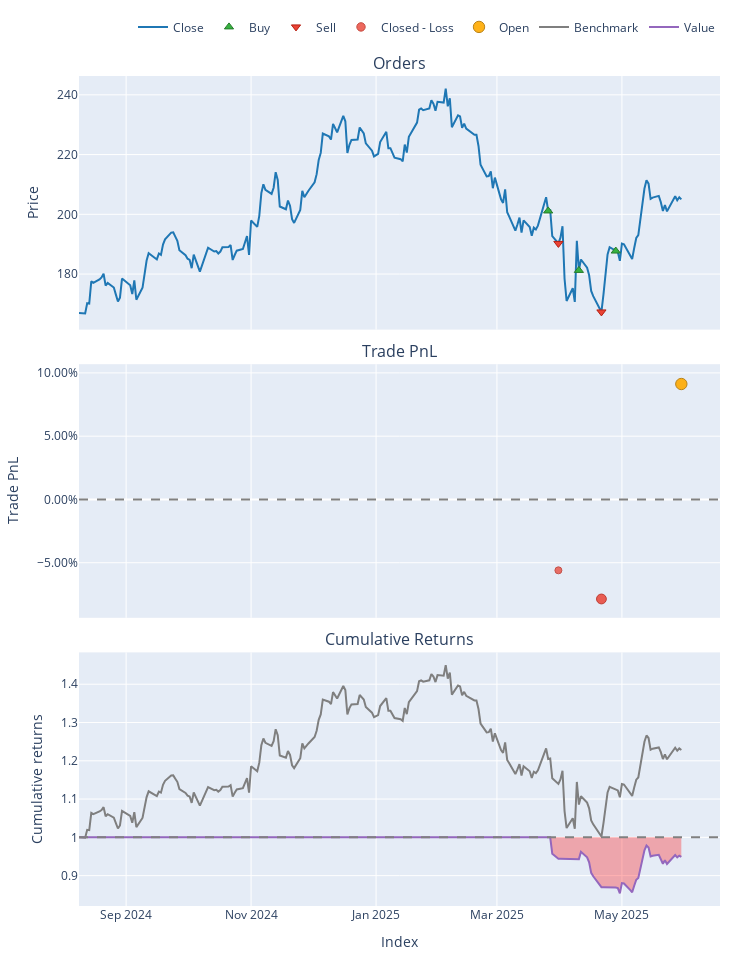

Source (notebook cell):
### Code cell
# BACKTEST THE FINAL MODEL WITH DIMENSION REDUCTION
def backtest_reduced_model(df, signals):
    """
    Backtest the trading strategy using the dimension-reduced model.
    
    Args:
        df: Price data DataFrame
        signals: Trading signals from the reduced model
    
    Returns:
        portfolio: VectorBT portfolio object
    """
    # Create entry and exit signals
    entry_signals = signals == 1
    exit_signals = signals == -1
    
    # Backtest with vectorbt
    portfolio = vbt.Portfolio.from_signals(
        close=df['Close'],
        entries=entry_signals,
        exits=exit_signals,
        freq='D',
        init_cash=10000,
        fees=0.001,
        sl_stop=0.05,  # 5% stop loss
        upon_opposite_entry='ignore'
    )
    
    return portfolio

# Backtest the final model
portfolio_reduced = backtest_reduced_model(df_clean, trading_signals)

# Print performance metrics
print("\n" + "="*50)
print("BACKTESTING RESULTS - DIMENSION REDUCED MODEL")
print("="*50)
print(f"Total Return: {portfolio_reduced.total_return():.2%}")
print(f"Annualized Return: {portfolio_reduced.annualized_return():.2%}")
print(f"Max Drawdown: {portfolio_reduced.max_drawdown():.2%}")
print(f"Sharpe Ratio: {portfolio_reduced.sharpe_ratio():.3f}")
print(f"Number of Trades: {portfolio_reduced.trades.count()}")
print(f"Win Rate: {portfolio_reduced.trades.win_rate():.2%}")

# Plot portfolio performance
portfolio_reduced.plot().show()
# plt.title("Portfolio Performance - Dimension Reduced Model")
# plt.show()

# Feature importance from the final model
feature_importance = final_model.get_score(importance_type='weight')
importance_df = pd.DataFrame(
    list(feature_importance.items()), 
    columns=['Feature', 'Importance']
).sort_values('Importance', ascending=False)

plt.figure(figsize=(10, 6))
plt.barh(range(len(importance_df)), importance_df['Importance'])
plt.yticks(range(len(importance_df)), importance_df['Feature'])
plt.xlabel('Feature Importance (Weight)')
plt.title('Final Model Feature Importance')
plt.gca().invert_yaxis()
plt.tight_layout()
plt.show()

print("\nFinal Model Feature Importance:")
print(importance_df.to_string(index=False))

### Figure 1 — Plotly figure (JSON) as saved in the notebook; plotly's stock layout.template omitted (floating-point values rounded to 4 significant figures; data arrays with more than 128 entries replaced by an {"elided": "..."} marker saying what was removed)
{"data": [{"legendgroup": "0", "line": {"color": "#1f77b4"}, "name": "Close", "showlegend": true, "type": "scatter", "uid": "11653ef8-8f10-4515-a93d-c40fa2ea4d2a", "x": {"elided": "202 str values"}, "xaxis": "x", "y": {"elided": "202 float values"}, "yaxis": "y"}, {"customdata": [[0, 49.67, 9.99], [2, 52.04, 9.431], [4, 46.3, 8.69]], "hovertemplate": "Order Id: %{customdata[0]}<br>Timestamp: %{x}<br>Price: %{y}<br>Size: %{customdata[1]:.6f}<br>Fees: %{customdata[2]:.6f}", "legendgroup": "1", "marker": {"color": "#37B13F", "line": {"color": "rgb(38,123,44)", "width": 1}, "size": 8, "symbol": "triangle-up"}, "mode": "markers", "name": "Buy", "type": "scatter", "uid": "19464069-98a5-47fc-82ac-b2151cdf8743", "x": ["2025-03-26", "2025-04-10", "2025-04-28"], "xaxis": "x", "y": [201.1, 181.2, 187.7], "yaxis": "y"}, {"customdata": [[1, 49.67, 9.45], [3, 52.04, 8.708]], "hovertemplate": "Order Id: %{customdata[0]}<br>Timestamp: %{x}<br>Price: %{y}<br>Size: %{customdata[1]:.6f}<br>Fees: %{customdata[2]:.6f}", "legendgroup": "2", "marker": {"color": "#EA4335", "line": {"color": "rgb(181,31,18)", "width": 1}, "size": 8, "symbol": "triangle-down"}, "mode": "markers", "name": "Sell", "type": "scatter", "uid": "2495c26e-6477-444c-990a-b4b12f86befa", "x": ["2025-03-31", "2025-04-21"], "xaxis": "x", "y": [190.3, 167.3], "yaxis": "y"}, {"customdata": [[0, 0, -559.3, -0.05599], [1, 1, -741.5, -0.07863]], "hovertemplate": "Exit Trade Id: %{customdata[0]}<br>Position Id: %{customdata[1]}<br>Exit Timestamp: %{x}<br>PnL: %{customdata[2]:.6f}<br>Return: %{customdata[3]:.2%}", "legendgroup": "3", "marker": {"color": "#EA4335", "line": {"color": "rgb(181,31,18)", "width": 1}, "opacity": [0.75, 0.8464], "size": [7, 9.83], "symbol": "circle"}, "mode": "markers", "name": "Closed - Loss", "type": "scatter", "uid": "a37c9837-94ba-4246-b2f7-b565c1e345b0", "x": ["2025-03-31", "2025-04-21"], "xaxis": "x2", "y": [-0.05599, -0.07863], "yaxis": "y2"}, {"customdata": [[2, 2, 792.8, 0.09122]], "hovertemplate": "Exit Trade Id: %{customdata[0]}<br>Position Id: %{customdata[1]}<br>Exit Timestamp: %{x}<br>PnL: %{customdata[2]:.6f}<br>Return: %{customdata[3]:.2%}", "legendgroup": "4", "marker": {"color": "#FFAA00", "line": {"color": "rgb(178,118,0)", "width": 1}, "opacity": [0.9], "size": [11.4], "symbol": "circle"}, "mode": "markers", "name": "Open", "type": "scatter", "uid": "d347c20d-0301-46b7-a4e0-d6988f57bd82", "x": ["2025-05-30"], "xaxis": "x2", "y": [0.09122], "yaxis": "y2"}, {"legendgroup": "5", "line": {"color": "#7f7f7f"}, "name": "Benchmark", "showlegend": true, "type": "scatter", "uid": "9ccda101-26c0-4443-a21b-2e570239aa61", "x": {"elided": "202 str values"}, "xaxis": "x3", "y": {"elided": "202 float values"}, "yaxis": "y3"}, {"hoverinfo": "skip", "legendgroup": "6", "line": {"color": "rgba(0, 0, 0, 0)", "width": 0}, "opacity": 0, "showlegend": false, "type": "scatter", "uid": "192111d1-e85b-49b2-a22e-19809efaac60", "x": {"elided": "202 str values"}, "xaxis": "x3", "y": {"elided": "202 int values"}, "yaxis": "y3"}, {"connectgaps": false, "fill": "tonexty", "fillcolor": "rgba(0, 128, 0, 0.3)", "hoverinfo": "skip", "legendgroup": "6", "line": {"color": "rgba(0, 0, 0, 0)", "width": 0}, "opacity": 0, "showlegend": false, "type": "scatter", "uid": "ee3a5222-a242-4c53-a25e-346d3534560f", "x": {"elided": "202 str values"}, "xaxis": "x3", "y": {"elided": "202 float values"}, "yaxis": "y3"}, {"hoverinfo": "skip", "legendgroup": "6", "line": {"color": "rgba(0, 0, 0, 0)", "width": 0}, "opacity": 0, "showlegend": false, "type": "scatter", "uid": "16fd9988-4ec9-4d74-b498-e602ea4df659", "x": {"elided": "202 str values"}, "xaxis": "x3", "y": {"elided": "202 int values"}, "yaxis": "y3"}, {"connectgaps": false, "fill": "tonexty", "fillcolor": "rgba(255, 0, 0, 0.3)", "hoverinfo": "skip", "legendgroup": "6", "line": {"color": "rgba(0, 0, 0, 0)", "width": 0}, "opacity": 0, "showlegend": false, "type": "scatter", "uid": "11d54267-8ac9-4364-9b13-5ca33a2ea5cb", "x": {"elided": "202 str values"}, "xaxis": "x3", "y": {"elided": "202 float values"}, "yaxis": "y3"}, {"legendgroup": "7", "line": {"color": "#9467bd"}, "name": "Value", "showlegend": true, "type": "scatter", "uid": "16ae3af6-797f-4ad5-bdcf-c8b0316bdeea", "x": {"elided": "202 str values"}, "xaxis": "x3", "y": {"elided": "202 float values"}, "yaxis": "y3"}, {"hoverinfo": "skip", "legendgroup": "6", "line": {"color": "rgba(0, 0, 0, 0)", "width": 0}, "opacity": 0, "showlegend": false, "type": "scatter", "uid": "8999c790-92c8-43da-9f38-c3435b662fff", "x": {"elided": "202 str values"}, "xaxis": "x3", "y": {"elided": "202 int values"}, "yaxis": "y3"}], "layout": {"annotations": [{"font": {"size": 16}, "showarrow": false, "text": "Orders", "x": 0.5, "xanchor": "center", "xref": "paper", "y": 1, "yanchor": "bottom", "yref": "paper"}, {"font": {"size": 16}, "showarrow": false, "text": "Trade PnL", "x": 0.5, "xanchor": "center", "xref": "paper", "y": 0.6528, "yanchor": "bottom", "yref": "paper"}, {"font": {"size": 16}, "showarrow": false, "text": "Cumulative Returns", "x": 0.5, "xanchor": "center", "xref": "paper", "y": 0.3056, "yanchor": "bottom", "yref": "paper"}], "height": 960, "legend": {"orientation": "h", "traceorder": "normal", "x": 1, "xanchor": "right", "y": 1.042, "yanchor": "bottom"}, "margin": {"b": 30, "l": 30, "r": 30, "t": 30}, "shapes": [{"line": {"color": "gray", "dash": "dash"}, "type": "line", "x0": 0, "x1": 1, "xref": "paper", "y0": 0, "y1": 0, "yref": "y2"}, {"line": {"color": "gray", "dash": "dash"}, "type": "line", "x0": 0, "x1": 1, "xref": "paper", "y0": 1, "y1": 1, "yref": "y3"}], "showlegend": true, "width": 750, "xaxis": {"anchor": "y", "domain": [0, 1], "matches": "x3", "showticklabels": false}, "xaxis2": {"anchor": "y2", "domain": [0, 1], "matches": "x3", "showticklabels": false}, "xaxis3": {"anchor": "y3", "domain": [0, 1], "title": {"text": "Index"}}, "yaxis": {"anchor": "x", "domain": [0.6944, 1], "title": {"text": "Price"}}, "yaxis2": {"anchor": "x2", "domain": [0.3472, 0.6528], "tickformat": ".2%", "title": {"text": "Trade PnL"}}, "yaxis3": {"anchor": "x3", "domain": [0, 0.3056], "title": {"text": "Cumulative returns"}}}}
